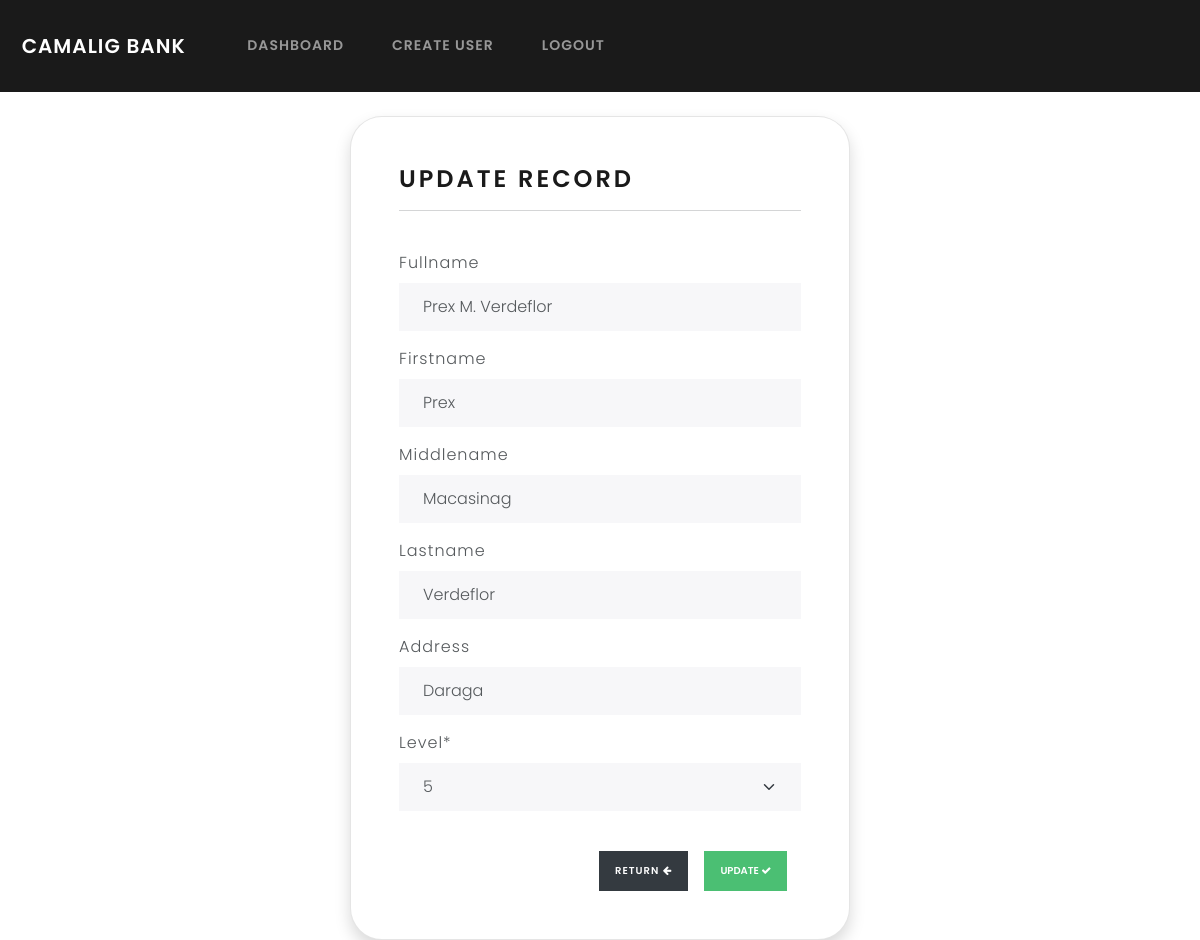
/customer-update/1 (signed in), run on the app's committed database.
### webapp/models.py (models this page shows, shortened)
class Customer(models.Model):
    customer_id = models.AutoField(primary_key=True)
    customer_fullname = models.CharField(max_length=255, blank=True)
    customer_firstname = models.CharField(max_length=255, blank=True)
    customer_middlename = models.CharField(max_length=255, blank=True, null=True)
    customer_lastname = models.CharField(max_length=255, blank=True)
    customer_address = models.CharField(max_length=255, blank=True)
    customer_level = models.CharField(default='---', max_length=1, choices=[
        ('1', '1'),
        ('2', '2'),
        ('3', '3'),
        ('4', '4'),
        ('5', '5'),
    ])

### webapp/views.py (the view)
# urls.py: path('customer-update/<int:customer_id>', views.customer_update, name='customer_update'),
@login_required(login_url='my-login')
def customer_update(request, customer_id):
    customer = Customer.objects.get(pk=customer_id)
    if request.method == 'POST':
        form = CustomerForm(request.POST, instance=customer)
        if form.is_valid():
            form.save()
            messages.success(request, "Your record was updated!")
            return redirect('customer')
    else:
        form = CustomerForm(instance=customer)
    return render(request, 'webapp/admin/customer/customer_update.html', {'form': form})

### webapp/forms.py
class CustomerForm(forms.ModelForm):
    LEVEL_CHOICES = [
        ('1', '1'),
        ('2', '2'),
        ('3', '3'),
        ('4', '4'),
        ('5', '5'),
    ]
    customer_level = forms.ChoiceField(choices=LEVEL_CHOICES, label='Level', required=True)
    class Meta:
        model = Customer
        fields = [
            'customer_id',
            'customer_fullname',
            'customer_firstname',
            'customer_middlename',
            'customer_lastname',
            'customer_address',
            'customer_level',
        ]
        labels = {
            'customer_id': 'ID',
            'customer_fullname': 'Fullname',
            'customer_firstname': 'Firstname',
            'customer_middlename': 'Middlename',
            'customer_lastname': 'Lastname',
            'customer_address': 'Address',
            'customer_level': 'Level',
        }

### webapp/templates/webapp/admin/customer/customer_update.html (shortened to what this page needs)
{% extends 'webapp/base.html' %}
{% load crispy_forms_tags %}
{% block content %}
<body>
    <div class="container bg-light shadow p-5 form-layout rounded-5 mt-4">
        <h3> Update record</h3>
        <hr>
        <br>
        <form method="POST" action="">
            {{form|crispy}}
            <br>
            <a href="{% url 'customer' %}" class="btn btn-dark return-btn btn-sm"> Return <i class="fa fa-arrow-left" aria-hidden="true"></i></a>
            <button type="submit " class="btn btn-success btn-sm "> Update <i class="fa fa-check" aria-hidden="true"></i></button>
        </form>
    </body>
{% endblock %}

### static/css/style.css (style rules this page uses)
* { box-sizing: border-box; margin: 0; padding: 0; font-family: 'Poppins', sans-serif; }
.form-layout { border-radius: 20px; width: 500px; }
.return-btn { margin-left: 200px; }

### data on the page
Customer: customer_fullname "Prex M. Verdeflor", customer_firstname "Prex", customer_middlename "Macasinag", customer_lastname "Verdeflor", customer_address "Daraga", customer_level "5"
